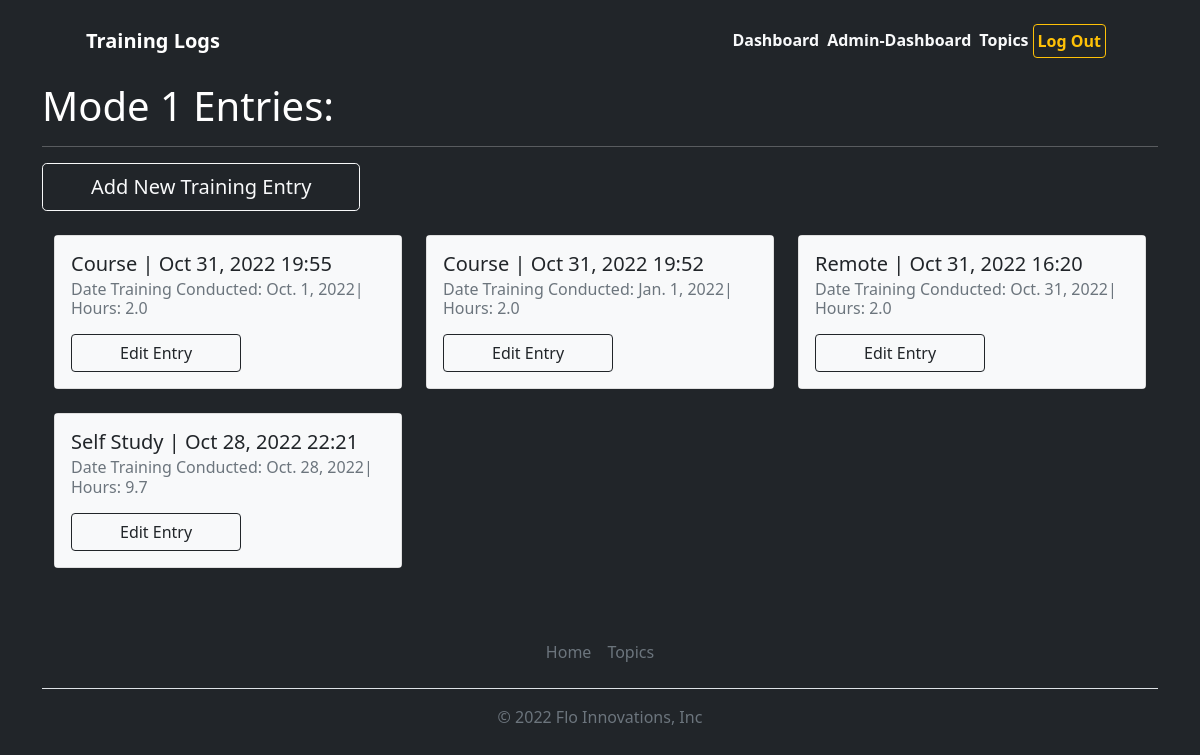
/topics/1 (signed in), run on an earlier commit of the app's database.
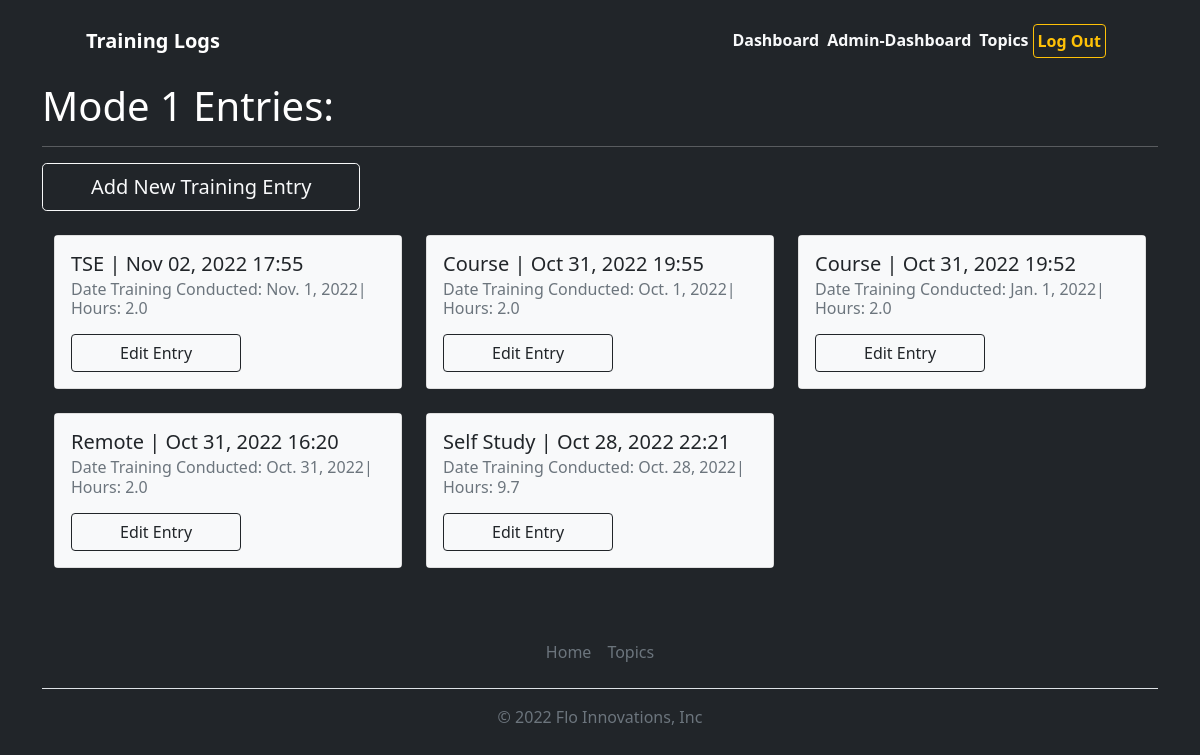
And on a later commit of the database.
### training_logs/models.py (models this page shows, shortened)
class Topic(models.Model):
    text = models.CharField(max_length=200)
    data_added = models.DateTimeField(auto_now_add = True)
    owner = models.ForeignKey(User, on_delete=models.CASCADE)

class Entry(models.Model):
    topic = models.ForeignKey(Topic, on_delete=models.CASCADE)
    method_of_training = models.CharField(max_length=200)
    source = models.CharField(max_length=20)
    hours = models.FloatField()
    date_training_conducted = models.DateField()
    text = models.TextField()
    date_added = models.DateTimeField(auto_now_add=True)
    class Meta:
        verbose_name_plural = 'entries'

### training_logs/views.py (the view)
# urls.py: path('topics/<int:topic_id>', views.topic, name='topic'),
@login_required
def topic(request, topic_id):
    topic = Topic.objects.get(id=topic_id)
    if topic.owner != request.user:
        raise Http404
    entries = topic.entry_set.order_by('-date_added')
    context = {'topic':topic, 'entries':entries}
    return render(request, 'training_logs/topic.html', context)

### training_logs/templates/training_logs/topic.html (shortened to what this page needs)
{% extends "training_logs/base.html" %}
{% block page_header %}<h1>{{ topic.text }} Entries:<hr/></h1>{% endblock page_header %}
{% block content %}
<a class="btn btn-outline-light btn-lg px-5" href="{% url 'training_logs:new_entry' topic.id %}" role="button">Add New Training Entry</a>
<div class="container">
    <div class="row">
        {% for entry in entries %}
        <div class="col-md-4">
            <div class="card mb-4">
                <div class="card-body bg-light text-dark">
                    <h5 class="card-title">{{ entry.method_of_training }} | {{ entry.date_added|date:'M d, Y H:i ' }}</h5>
                    <h6 class="card-subtitle mb-2 text-muted">Date Training Conducted:
                        {{entry.date_training_conducted}}| Hours: {{ entry.hours }} </h6>
                    <a class="btn btn-outline-dark px-5" href="{% url 'training_logs:edit_entry' entry.id %}" role="button">Edit Entry</a>
                </div>
            </div>
        </div>
        {% endfor %}
    </div>
</div>
{% endblock content %}

### training_logs/templates/training_logs/base.html (shortened to what this page needs)
{% load static %}
<!DOCTYPE html>
<html lang="en">
<head>
    <link href="https://cdn.jsdelivr.net/npm/bootstrap-icons@1.5.0/font/bootstrap-icons.css" rel="stylesheet" />
    <link href="{% static 'css/styles.css' %}" rel="stylesheet" />
</head>
<body class="d-flex flex-column h-50 bg-dark text-white ">
    <main class="flex-shrink-0">
        <nav class="navbar navbar-expand-lg navbar-dark bg-dark">
            <div class="container px-5">
                <a class="navbar-brand fw-bold py-1 px-2 " href="{% url 'training_logs:index' %}">Training Logs</a>
                <div class="cover-container d-flex w-100 h-100 p-3 mx-auto flex-column">
                    <header class="mb-auto">
                        <div>
                            {% if user.is_authenticated %}
                            <nav class="nav nav-masthead justify-content-center  float-md-end">
                                <a class="nav-link fw-bold py-1 px-1 text-light"
                                    href="{% url 'users:dashboard' %}">Dashboard</a>
                                {% if user.is_superuser %}
                                <a class="nav-link fw-bold py-1 px-1 text-light"
                                    href="{% url 'users:admin_dashboard' %}">Admin-Dashboard</a>
                                {% endif %}
                                <a class="nav-link fw-bold py-1 px-1 text-light"
                                    href="{% url 'training_logs:topics' %}">Topics</a>
                                    <a class="btn btn-outline-warning fw-bold py-1 px-1" href="{% url 'users:logout' %}">Log Out</a>
                            </nav>
                            {% else %}
                            <nav class="nav nav-masthead justify-content-center float-md-end">
                                <a class="nav-link fw-bold py-1 px-1 text-light"
                                    href="{% url 'users:login' %}">Log-In</a>
                            </nav>
                            {% endif %}
        </nav>
        <body>
            <main role="main" class="container">
                {% block page_header %}{% endblock page_header %}
                <div>
                    {% block content %}
                    {% endblock content %}
                </div>
            </main>
        </body>
        <div class="container">
            <footer class="py-3 my-4">
                <ul class="nav justify-content-center border-bottom pb-3 mb-3">
                    <li class="nav-item"><a href="{% url 'training_logs:index' %}"
                            class="nav-link px-2 text-muted">Home</a></li>
                    <li class="nav-item"><a href="{% url 'training_logs:topics' %}"
                            class="nav-link px-2 text-muted">Topics</a></li>
                </ul>
                <p class="text-center text-muted">&copy; 2022 Flo Innovations, Inc</p>
            </footer>
        </div>
</html>

What changed in the data, as far as the page shows it:
added Entry: method_of_training "TSE", date_added "Nov 02, 2022 17:55", date_training_conducted "Nov. 1, 2022", hours "2.0"
